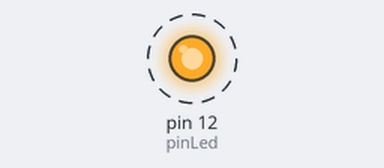
Bench run of a sketch on a simulated Arduino Uno, built with avr-gcc and run on an emulated ATmega328P. Shown: output pins drawn as LEDs (lit = HIGH). Dashed ring = blinking. What the sketch prints to the serial monitor is not drawn.

Above: at 0.2 s.
Timing chart, 0 to 3.0 s (numbered marks = the images above):
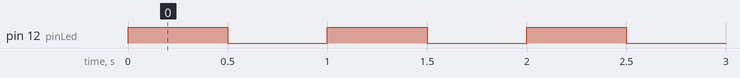

Measured:
- by itself, pin 12 (pinLed): alternates HIGH for 0.50 s and LOW for 0.50 s

The sketch:

arduinoSketch.ino
```cpp
const int pinLed = 12;
const int ref0 = 0;
const int ref1 = 1;


void setup() {
  Serial.begin(9600);
  pinMode(pinLed,OUTPUT);
}

void loop() {
  digitalWrite(pinLed,HIGH);
  Serial.println(ref0);
  delay(500);
  digitalWrite(pinLed,LOW);
  Serial.println(ref1);
  delay(500);
}
```
